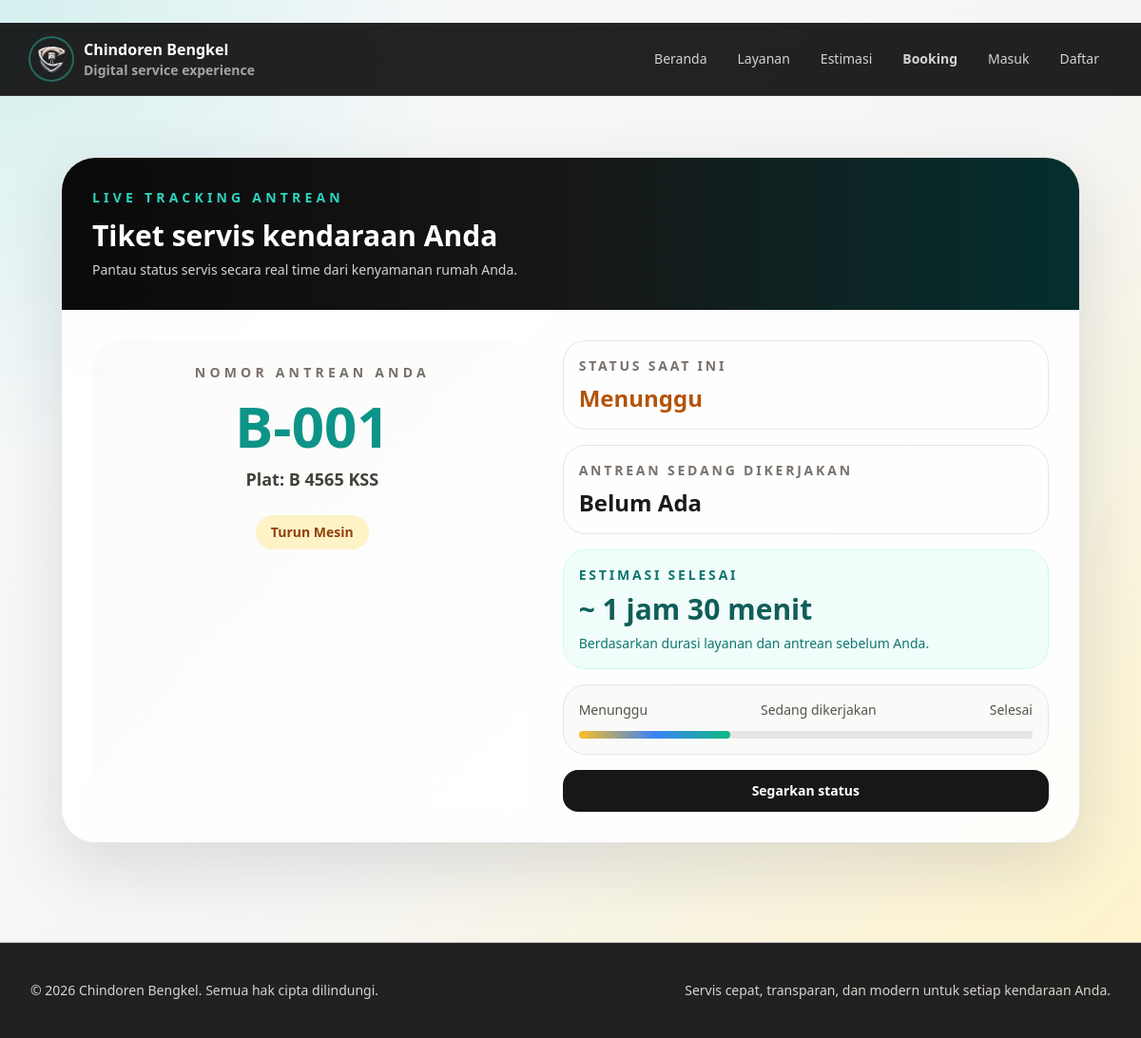
/tracking/1, run on the app's committed database.
### models.py (models this page shows, shortened)
class Antrean(db.Model):
    __tablename__ = 'antrean'
    id = db.Column(db.Integer, primary_key=True)
    user_id = db.Column(db.Integer, db.ForeignKey('users.id'), nullable=True) # Bisa null jika publik (guest)
    nama_guest = db.Column(db.String(100), nullable=True)
    plat_nomor = db.Column(db.String(15), nullable=False)
    layanan_id = db.Column(db.Integer, db.ForeignKey('layanan.id'), nullable=False)
    nomor_antrean = db.Column(db.String(10), nullable=False) # Contoh: B-014
    status = db.Column(db.String(30), default='Menunggu') # Menunggu, Sedang Dikerjakan, Selesai
    tanggal = db.Column(db.Date, default=date.today)
    jam = db.Column(db.String(10), nullable=True)
    priority_adjusted = db.Column(db.Boolean, default=False)
    created_at = db.Column(db.DateTime, default=datetime.utcnow)
    layanan = db.relationship('Layanan', backref='antrean')

class Layanan(db.Model):
    __tablename__ = 'layanan'
    id = db.Column(db.Integer, primary_key=True)
    nama_layanan = db.Column(db.String(100), nullable=False)
    estimasi_durasi_menit = db.Column(db.Integer, nullable=False) # Untuk Wait Time Logic
    estimasi_harga = db.Column(db.Integer, nullable=False)

### bengkel.py (the view)
@bengkel_bp.route('/tracking/<int:id>')
def live_tracking(id):
    antrean_user = Antrean.query.get_or_404(id)
    hari_ini = date.today()
    antrean_saat_ini = Antrean.query.filter_by(tanggal=hari_ini, status='Sedang Dikerjakan').first()
    nomor_saat_ini = antrean_saat_ini.nomor_antrean if antrean_saat_ini else "Belum Ada"
    waktu_tunggu_menit = db.session.query(func.sum(Layanan.estimasi_durasi_menit))\
        .join(Antrean)\
        .filter(
            Antrean.tanggal == hari_ini,
            Antrean.status.in_(['Menunggu', 'Sedang Dikerjakan']),
            Antrean.id < antrean_user.id
        ).scalar() or 0
    eta_minutes = max(0, waktu_tunggu_menit + antrean_user.layanan.estimasi_durasi_menit)
    eta_text = f'{eta_minutes} menit'
    if eta_minutes >= 60:
        hours = eta_minutes // 60
        minutes = eta_minutes % 60
        eta_text = f'{hours} jam' + (f' {minutes} menit' if minutes else '')
    return render_template('tracking.html',
                           antrean=antrean_user,
                           antrean_saat_ini=nomor_saat_ini,
                           waktu_tunggu=waktu_tunggu_menit,
                           eta_minutes=eta_minutes,
                           eta_text=eta_text)

### templates/tracking.html (shortened to what this page needs)
﻿{% extends 'base.html' %}
{% block content %}
  <div class="mx-auto max-w-6xl px-4 py-8 sm:px-6 lg:px-8">
    <div class="overflow-hidden rounded-[36px] border border-stone-200 bg-white/90 shadow-ambient backdrop-blur">
      <div class="bg-gradient-to-r from-neutral-950 via-neutral-900 to-teal-950 px-8 py-8 text-white">
        <p class="text-sm font-semibold uppercase tracking-[0.3em] text-teal-400">Live tracking antrean</p>
        <h1 class="mt-3 text-3xl font-semibold">Tiket servis kendaraan Anda</h1>
        <p class="mt-2 text-sm text-stone-300">Pantau status servis secara real time dari kenyamanan rumah Anda.</p>
      </div>
      <div class="grid gap-8 p-8 lg:grid-cols-[0.95fr_1.05fr]">
        <div class="rounded-[30px] bg-gradient-to-br from-stone-50 to-white p-6 text-center">
          <p class="text-sm font-semibold uppercase tracking-[0.3em] text-stone-500">Nomor antrean Anda</p>
          <h2 class="mt-4 text-6xl font-black text-teal-600">{{ antrean.nomor_antrean }}</h2>
          <p class="mt-3 text-lg font-semibold text-stone-700">Plat: {{ antrean.plat_nomor }}</p>
          <div class="mt-6 inline-flex rounded-full bg-amber-100 px-4 py-2 text-sm font-semibold text-amber-800">{{ antrean.layanan.nama_layanan }}</div>
        </div>
        <div class="space-y-4">
          <div class="rounded-[24px] border border-stone-200 p-4">
            <p class="text-sm font-semibold uppercase tracking-[0.2em] text-stone-500">Status saat ini</p>
            <p class="mt-2 text-2xl font-bold {% if antrean.status == 'Menunggu' %}text-amber-700{% elif antrean.status == 'Sedang Dikerjakan' %}text-blue-700{% else %}text-emerald-700{% endif %}">{{ antrean.status }}</p>
          </div>
          <div class="rounded-[24px] border border-stone-200 p-4">
            <p class="text-sm font-semibold uppercase tracking-[0.2em] text-stone-500">Antrean sedang dikerjakan</p>
            <p class="mt-2 text-2xl font-bold text-stone-900">{{ antrean_saat_ini }}</p>
          </div>
          <div class="rounded-[24px] border border-teal-100 bg-teal-50 p-4">
            <p class="text-sm font-semibold uppercase tracking-[0.2em] text-teal-700">Estimasi selesai</p>
            <p class="mt-2 text-3xl font-bold text-teal-800">
              {% if antrean.status == 'Selesai' %}
                Selesai
              {% else %}
                ~ {{ eta_text }}
              {% endif %}
            </p>
            <p class="mt-2 text-sm text-teal-700">Berdasarkan durasi layanan dan antrean sebelum Anda.</p>
          </div>
          <div class="rounded-[24px] border border-stone-200 bg-stone-50 p-4">
            <div class="flex items-center justify-between text-sm text-stone-600">
              <span>Menunggu</span>
              <span>Sedang dikerjakan</span>
              <span>Selesai</span>
            </div>
            <div class="mt-3 h-2 rounded-full bg-stone-200">
              <div class="h-2 rounded-full bg-gradient-to-r from-amber-400 via-blue-500 to-emerald-500 {% if antrean.status == 'Menunggu' %}w-1/3{% elif antrean.status == 'Sedang Dikerjakan' %}w-2/3{% else %}w-full{% endif %}"></div>
            </div>
          </div>
          <button onclick="window.location.reload()" class="w-full rounded-2xl bg-neutral-900 px-4 py-3 text-sm font-semibold text-white transition hover:bg-neutral-800">Segarkan status</button>
        </div>
      </div>
    </div>
  </div>
{% endblock %}

### templates/base.html (style rules this page uses)
:root { color-scheme: light; }
body { font-family: ui-sans-serif, system-ui, -apple-system, BlinkMacSystemFont, "Segoe UI", sans-serif; }
.shadow-ambient { box-shadow: 0 24px 70px rgba(15, 23, 42, 0.12); }

### data on the page
Antrean: nomor_antrean "B-001", plat_nomor "B 4565 KSS", status "Menunggu"
Layanan: layanan.nama_layanan "Turun Mesin"

### other printed values
{{ label }} "Beranda" "Layanan" "Estimasi"
{{ label }} "Booking"
{{ antrean_saat_ini }} "Belum Ada"
{{ eta_text }} "1 jam 30 menit"
